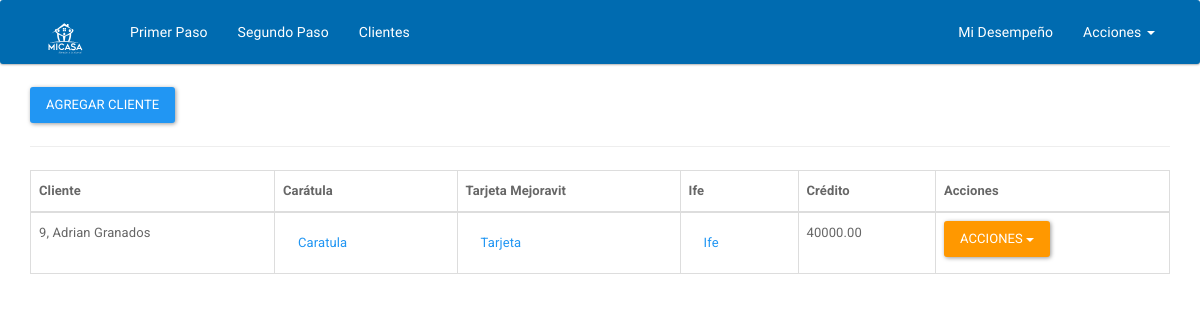
Page /segundo_registro/ (signed in) on the committed database.
### app/models.py (models this page shows, shortened)
class SegundoRegistro(models.Model):
    cliente = models.ForeignKey(PrimerRegistro)
    fecha = models.DateField(auto_now_add=True)
    ife = models.FileField(upload_to=guardar_ife, blank=True, null=True)
    caratula = models.FileField(upload_to=guardar_caratula, blank=True, null=True)
    tarjeta_de_mejoravit = models.FileField(upload_to=guardar_tarjeta, blank=True, null=True)
    credito = models.DecimalField('crédito', max_digits=7, decimal_places=2, blank=True, null=True)
    operador = models.ForeignKey(User, null=True, blank=True)
    class Meta:
        verbose_name_plural = 'Segundo Registro'
        verbose_name = 'Segundo Registro'

class PrimerRegistro(models.Model):
    nombre = models.CharField(max_length=55)
    apellidos = models.CharField(max_length=80)
    calle = models.CharField(max_length=80, null=True)
    numero = models.CharField(max_length=20, null=True)
    colonia_fraccionamiento = models.CharField('Colonia o Fraccionamiento',max_length=200, null=True)
    municipio_delegacion = models.CharField('Municio o Deledación', max_length=200, null=True)
    endidad = models.CharField(max_length=50, null=True)
    cp = models.CharField(max_length=20, null=True)
    nss = models.CharField( 'nss', max_length=11, null=True)
    telefono = models.PositiveIntegerField('teléfono', )
    empresa = models.CharField(max_length=254)
    registro_patronal = models.CharField(max_length=15)
    comision = models.DecimalField('comisión', max_digits=7, decimal_places=2)
    fecha = models.DateTimeField(auto_now_add=True, null=True)
    email = models.EmailField()
    numero_de_cuenta = models.CharField('número de cuenta', max_length=16)
    banco = models.CharField(max_length=15)
    operador = models.ForeignKey(User, null=True, blank=True)
    class Meta:
        verbose_name_plural = 'Primer Registro'
    def __str__(self):
        return "%s, %s" %(self.id, self.nombre )

### app/views.py (the view)
# urls.py: url(r'^segundo_registro/$', views.segundoRegistro, name='segundo_registro'),
def segundoRegistro(request):
    usuario = request.user
    if request.method == 'POST':
        form = SegundoRegistroForm(request.POST, request.FILES)
        if form.is_valid():
            posta = form.save(commit=False)
            posta.operador = usuario
            posta.save()
            return redirect('segundo_registro')
    else:
        form = SegundoRegistroForm()
    mis_clientes = SegundoRegistro.objects.filter(operador__username__contains=usuario)
    return render(request, 'segundo-registro.html', {'form': form, 'mis_clientes': mis_clientes})

### app/templates/segundo-registro.html (shortened to what this page needs)
{% extends 'base.html' %}
{% block css_add %}
    {% load staticfiles %}
{% endblock %}
{% block contenido %}
    <button class="btn btn-primary" data-toggle="modal" data-target=".bd-example-modal-lg">Agregar Cliente</button>
    <hr>
<div class="table-responsive">
    <table class="table  table-bordered" id="example">
     <thead class="color1">
     <tr>
         <th>Cliente</th>
         <th>Carátula</th>
         <th>Tarjeta Mejoravit</th>
         <th>Ife</th>
         <th>Crédito</th>
         <th>Acciones</th>
     </tr>
     </thead>
     <tbody>
     {% for mi_cliente in mis_clientes %}
         <tr>
             <td>{{ mi_cliente.cliente }}  {{ mi_cliente.cliente.apellidos}}</td>
             <td>
                 <ul class="nav nav-pills">
                     <li role="presentation"><a href="{{ MEDIA_URL }} {{ mi_cliente.caratula.url }}" target="_blank">Caratula</a></li>
                 </ul>
             </td>
             <td>
                 <ul class="nav nav-pills">
                     <li role="presentation"><a href="{{ MEDIA_URL }}{{ mi_cliente.tarjeta_de_mejoravit.url  }}"  target="_blank">Tarjeta</a></li>
                 </ul>
             </td>
             <td>
                 <ul class="nav nav-pills">
                     <li role="presentation"><a href="{{ MEDIA_URL }} {{ mi_cliente.ife.url }}" target="_blank">Ife</a></li>
                 </ul>
             </td>
             <td>{{ mi_cliente.credito }}</td>
            <td>
                <div class="dropdown">
                  <button class="btn btn-warning dropdown-toggle" type="button" id="dropdownMenu2" data-toggle="dropdown" aria-haspopup="true" aria-expanded="true">
                    Acciones <span class="caret"></span>
                  </button>
                </div>
            </td>
     </tr>
     {% endfor %}
     </tbody>
 </table>
</div>
{% endblock %}

### rows in the picture
SegundoRegistro: cliente "9, Adrian", cliente.apellidos "Granados", credito "40000.00"
